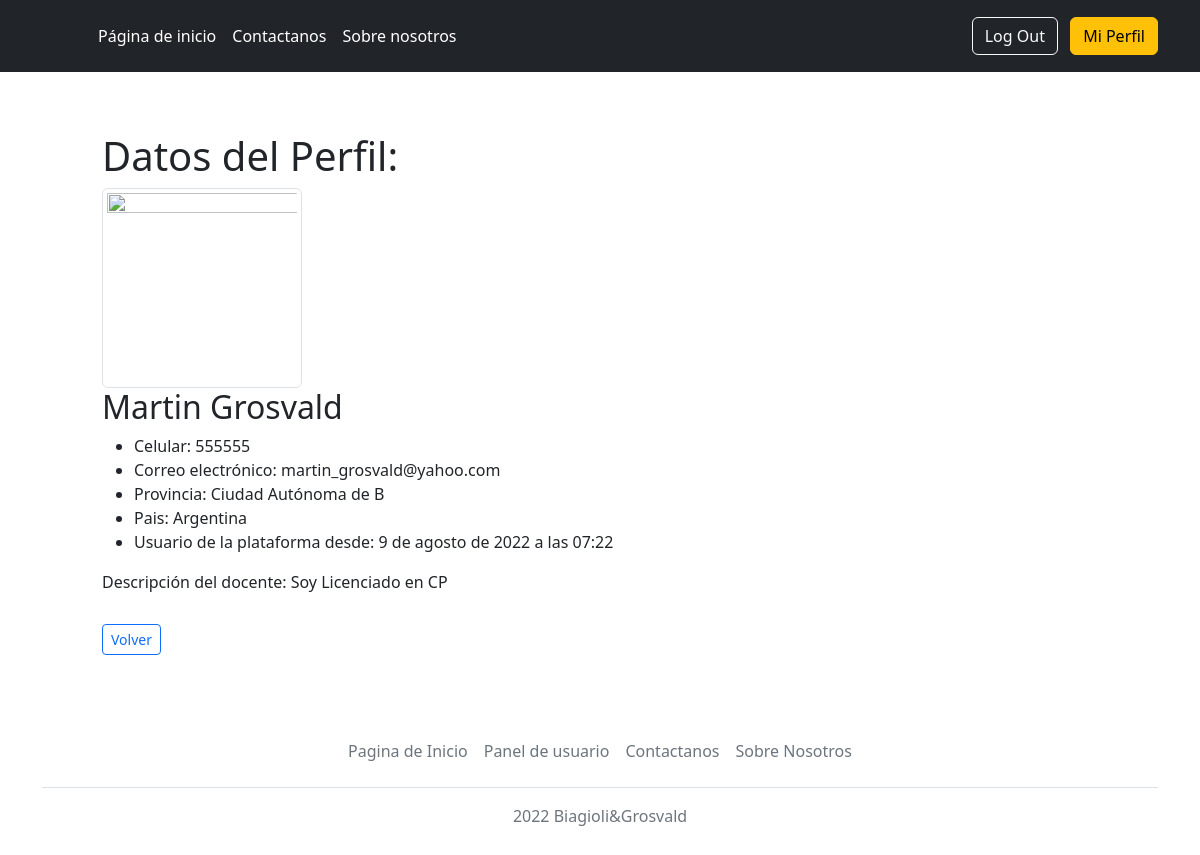
The page /usuario/7/ver/ (signed in) on the database its author committed.
### App/models.py (models this page shows, shortened)
class Usuario(models.Model):
    user = models.OneToOneField(User, on_delete=models.CASCADE)
    avatar = models.ImageField(upload_to="avatars", null=True, blank=True)
    celular = models.IntegerField(null=True, blank=True)
    descripcion_docente = RichTextField()
    provincia = models.CharField(max_length=20)
    pais = models.CharField(max_length=20)
    date_created = models.DateTimeField(default=timezone.now)
    date_updated = models.DateTimeField(default=timezone.now)
    def avatar_url(self):
        if self.avatar and hasattr(self.avatar, 'url'):
            return self.avatar.url

### App/views.py (the view)
# urls.py: path("usuario/<pk>/ver/", UserProfile.as_view(), name="usuario-detalle"),
class UserProfile(LoginRequiredMixin, UserPassesTestMixin, DetailView):
    model = Usuario
    template_name = "detalles-usuario.html"
    def test_func(self):
        return self.request.user.id == int(self.kwargs['pk'])

### App/templates/App/detalles-usuario.html
{% extends "App/base-usuarios.html" %}
{% block main %}
<main class="flex-shrink-0">
  <div class="container">
    <div style="margin:60px">
      <h1>Datos del Perfil:</h1>
      <img class="img-thumbnail rounded" src="{{ object.avatar_url | default_if_none:'#'}}" width="200" height="200">
      <h2>{{ user.get_full_name }}</h2>
      <ul>
        <li>Celular: {{ usuario.celular }}</li>
        <li>Correo electrónico: {{ user.email }}</li>
        <li>Provincia: {{ usuario.provincia }}</li>
        <li>Pais: {{ usuario.pais }}</li>
        <li>Usuario de la plataforma desde: {{ usuario.date_created }}</li>
      </ul>
      <p>Descripción del docente: {{ usuario.descripcion_docente | safe }}</p>
        <a type="button" href = "{% url 'perfil' user.id %}" style="margin-top: 1em;" class="btn btn-sm btn-outline-primary" >Volver</a>
    </div>
  </div>
</main>
{% endblock %}

### rows shown on the page
Usuario: celular "555555", provincia "Ciudad Autónoma de B", pais "Argentina", date_created "9 de agosto de 2022 a las 07:22", descripcion_docente "Soy Licenciado en CP"

### other values the page prints
{{ user.get_full_name }} "Martin Grosvald"
{{ user.email }} "martin_grosvald@yahoo.com"
